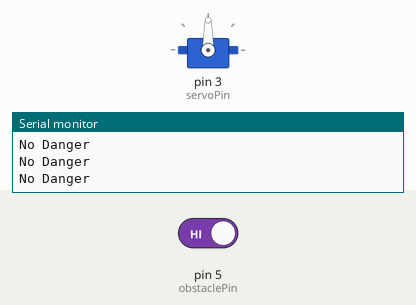
This sketch was run on a simulated Arduino Uno, built with avr-gcc and run on an emulated ATmega328P. On the bench: servo, the last lines printed to the serial monitor. The test bench sets the inputs (shaded band); at power-on: pin 5 (obstaclePin) HIGH.

Above: at 10.8 s.
10.9 s: pin 5 (obstaclePin) driven LOW
At 16.4 s:
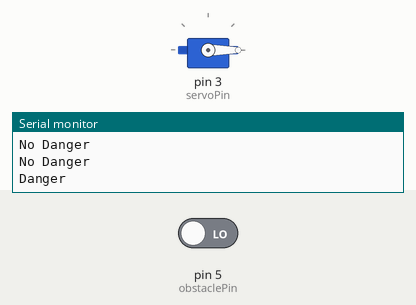
16.9 s: pin 5 (obstaclePin) driven HIGH
At 21.4 s:
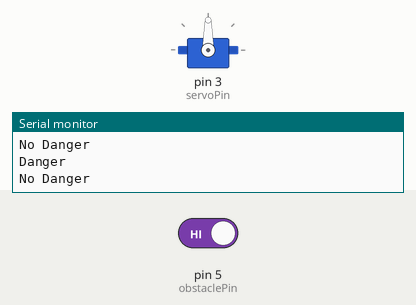
Timing chart, 0 to 22.9 s (numbered marks = the images above; inputs shaded):
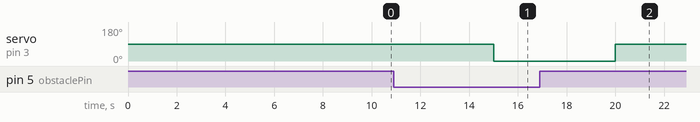

Measured:
- after the input at 10.9 s, servo on pin 3 (servoPin): 90° → 0° after 4.1 s
- after the input at 16.9 s, servo on pin 3 (servoPin): 0° → 90° after 3.1 s

The sketch:

rail.ino
```cpp
#include <Servo.h>
int servoPin = 3;
int LED = 10;
int obstaclePin = 5;
int hasObstacle ;
Servo Servo1;
void setup() {
 Servo1.attach(servoPin);
  pinMode(obstaclePin, INPUT);
  Serial.begin(9600);
}
void loop() {
  hasObstacle = digitalRead(obstaclePin);
  if (hasObstacle == LOW)
  {
    Serial.println("Danger");
    Servo1.write(0);
   delay(5000);
  }
  else
  {
    Serial.println("No Danger");
    Servo1.write(90);
   delay(5000);
  }

}
```
